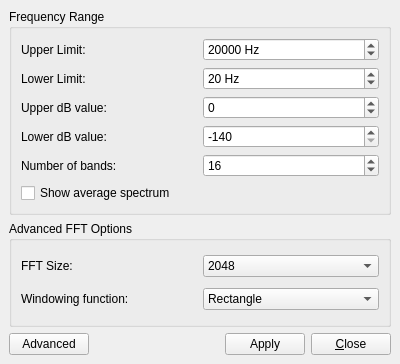
<ui version="4.0" >
 <class>SpectralMeterConfigWidget</class>
 <widget class="QWidget" name="SpectralMeterConfigWidget" >
  <property name="geometry" >
   <rect>
    <x>0</x>
    <y>0</y>
    <width>400</width>
    <height>364</height>
   </rect>
  </property>
  <property name="windowTitle" >
   <string>FFT-Spectrum Configuration</string>
  </property>
  <layout class="QVBoxLayout" >
   <property name="spacing" >
    <number>6</number>
   </property>
   <property name="leftMargin" >
    <number>9</number>
   </property>
   <property name="topMargin" >
    <number>9</number>
   </property>
   <property name="rightMargin" >
    <number>9</number>
   </property>
   <property name="bottomMargin" >
    <number>9</number>
   </property>
   <item>
    <widget class="QGroupBox" name="groupBox" >
     <property name="title" >
      <string>Frequency Range</string>
     </property>
     <layout class="QGridLayout" >
      <property name="leftMargin" >
       <number>9</number>
      </property>
      <property name="topMargin" >
       <number>9</number>
      </property>
      <property name="rightMargin" >
       <number>9</number>
      </property>
      <property name="bottomMargin" >
       <number>9</number>
      </property>
      <property name="horizontalSpacing" >
       <number>6</number>
      </property>
      <property name="verticalSpacing" >
       <number>6</number>
      </property>
      <item row="5" column="0" colspan="2" >
       <widget class="QCheckBox" name="checkBoxAverage" >
        <property name="text" >
         <string>Show average spectrum</string>
        </property>
       </widget>
      </item>
      <item row="4" column="1" >
       <widget class="QSpinBox" name="spinBoxNumBands" >
        <property name="minimum" >
         <number>4</number>
        </property>
        <property name="maximum" >
         <number>2048</number>
        </property>
        <property name="value" >
         <number>16</number>
        </property>
       </widget>
      </item>
      <item row="4" column="0" >
       <widget class="QLabel" name="label_2" >
        <property name="text" >
         <string>Number of bands:</string>
        </property>
       </widget>
      </item>
      <item row="3" column="1" >
       <widget class="QSpinBox" name="spinBoxLowerDb" >
        <property name="minimum" >
         <number>-140</number>
        </property>
        <property name="maximum" >
         <number>0</number>
        </property>
        <property name="value" >
         <number>-140</number>
        </property>
       </widget>
      </item>
      <item row="3" column="0" >
       <widget class="QLabel" name="label_6" >
        <property name="text" >
         <string>Lower dB value:</string>
        </property>
       </widget>
      </item>
      <item row="2" column="1" >
       <widget class="QSpinBox" name="spinBoxUpperDb" >
        <property name="minimum" >
         <number>-24</number>
        </property>
        <property name="maximum" >
         <number>12</number>
        </property>
       </widget>
      </item>
      <item row="2" column="0" >
       <widget class="QLabel" name="label_7" >
        <property name="text" >
         <string>Upper dB value:</string>
        </property>
       </widget>
      </item>
      <item row="1" column="1" >
       <widget class="QSpinBox" name="spinBoxLowerFreq" >
        <property name="suffix" >
         <string> Hz</string>
        </property>
        <property name="minimum" >
         <number>1</number>
        </property>
        <property name="maximum" >
         <number>20000</number>
        </property>
        <property name="value" >
         <number>20</number>
        </property>
       </widget>
      </item>
      <item row="1" column="0" >
       <widget class="QLabel" name="label" >
        <property name="text" >
         <string>Lower Limit:</string>
        </property>
       </widget>
      </item>
      <item row="0" column="1" >
       <widget class="QSpinBox" name="spinBoxUpperFreq" >
        <property name="suffix" >
         <string> Hz</string>
        </property>
        <property name="minimum" >
         <number>100</number>
        </property>
        <property name="maximum" >
         <number>96000</number>
        </property>
        <property name="value" >
         <number>20000</number>
        </property>
       </widget>
      </item>
      <item row="0" column="0" >
       <widget class="QLabel" name="label_3" >
        <property name="text" >
         <string>Upper Limit:</string>
        </property>
       </widget>
      </item>
     </layout>
    </widget>
   </item>
   <item>
    <widget class="QGroupBox" name="groupBoxAdvanced" >
     <property name="title" >
      <string>Advanced FFT Options</string>
     </property>
     <layout class="QGridLayout" >
      <property name="leftMargin" >
       <number>9</number>
      </property>
      <property name="topMargin" >
       <number>9</number>
      </property>
      <property name="rightMargin" >
       <number>9</number>
      </property>
      <property name="bottomMargin" >
       <number>9</number>
      </property>
      <property name="horizontalSpacing" >
       <number>6</number>
      </property>
      <property name="verticalSpacing" >
       <number>6</number>
      </property>
      <item row="0" column="0" >
       <widget class="QLabel" name="label_4" >
        <property name="text" >
         <string>FFT Size:</string>
        </property>
       </widget>
      </item>
      <item row="0" column="1" >
       <widget class="QComboBox" name="comboBoxFftSize" >
        <property name="currentIndex" >
         <number>3</number>
        </property>
        <item>
         <property name="text" >
          <string>256</string>
         </property>
        </item>
        <item>
         <property name="text" >
          <string>512</string>
         </property>
        </item>
        <item>
         <property name="text" >
          <string>1024</string>
         </property>
        </item>
        <item>
         <property name="text" >
          <string>2048</string>
         </property>
        </item>
        <item>
         <property name="text" >
          <string>4096</string>
         </property>
        </item>
        <item>
         <property name="text" >
          <string>8192</string>
         </property>
        </item>
       </widget>
      </item>
      <item row="1" column="1" >
       <widget class="QComboBox" name="comboBoxWindowing" >
        <item>
         <property name="text" >
          <string>Rectangle</string>
         </property>
        </item>
        <item>
         <property name="text" >
          <string>Hanning</string>
         </property>
        </item>
        <item>
         <property name="text" >
          <string>Hamming</string>
         </property>
        </item>
        <item>
         <property name="text" >
          <string>Blackman</string>
         </property>
        </item>
       </widget>
      </item>
      <item row="1" column="0" >
       <widget class="QLabel" name="label_5" >
        <property name="text" >
         <string>Windowing function:</string>
        </property>
       </widget>
      </item>
     </layout>
    </widget>
   </item>
   <item>
    <layout class="QHBoxLayout" >
     <property name="spacing" >
      <number>6</number>
     </property>
     <property name="leftMargin" >
      <number>0</number>
     </property>
     <property name="topMargin" >
      <number>0</number>
     </property>
     <property name="rightMargin" >
      <number>0</number>
     </property>
     <property name="bottomMargin" >
      <number>0</number>
     </property>
     <item>
      <widget class="QPushButton" name="buttonAdvanced" >
       <property name="text" >
        <string>Advanced</string>
       </property>
       <property name="checkable" >
        <bool>true</bool>
       </property>
      </widget>
     </item>
     <item>
      <spacer>
       <property name="orientation" >
        <enum>Qt::Horizontal</enum>
       </property>
       <property name="sizeHint" >
        <size>
         <width>271</width>
         <height>20</height>
        </size>
       </property>
      </spacer>
     </item>
     <item>
      <widget class="QPushButton" name="buttonApply" >
       <property name="text" >
        <string>Apply</string>
       </property>
       <property name="autoDefault" >
        <bool>true</bool>
       </property>
      </widget>
     </item>
     <item>
      <widget class="QPushButton" name="buttonClose" >
       <property name="text" >
        <string>&amp;Close</string>
       </property>
      </widget>
     </item>
    </layout>
   </item>
  </layout>
 </widget>
 <tabstops>
  <tabstop>spinBoxUpperFreq</tabstop>
  <tabstop>spinBoxLowerFreq</tabstop>
  <tabstop>spinBoxUpperDb</tabstop>
  <tabstop>spinBoxLowerDb</tabstop>
  <tabstop>spinBoxNumBands</tabstop>
  <tabstop>checkBoxAverage</tabstop>
  <tabstop>comboBoxFftSize</tabstop>
  <tabstop>comboBoxWindowing</tabstop>
  <tabstop>buttonApply</tabstop>
  <tabstop>buttonClose</tabstop>
  <tabstop>buttonAdvanced</tabstop>
 </tabstops>
 <resources/>
 <connections>
  <connection>
   <sender>checkBoxAverage</sender>
   <signal>clicked()</signal>
   <receiver>buttonApply</receiver>
   <slot>animateClick()</slot>
   <hints>
    <hint type="sourcelabel" >
     <x>29</x>
     <y>204</y>
    </hint>
    <hint type="destinationlabel" >
     <x>270</x>
     <y>341</y>
    </hint>
   </hints>
  </connection>
 </connections>
</ui>
